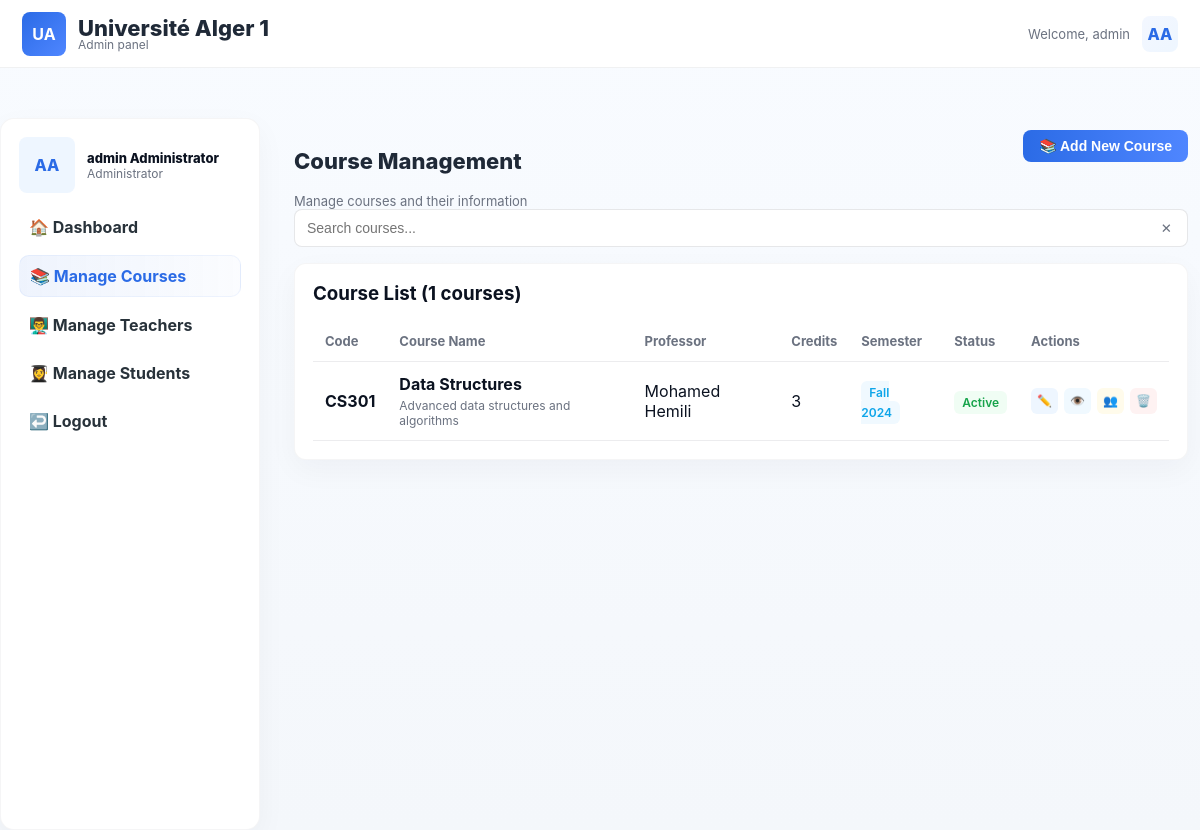
The page /admin/courses.php (signed in) on the database its author committed.
### tables this page shows
CREATE TABLE `courses` (
  `id` int(11) NOT NULL,
  `course_code` varchar(20) NOT NULL,
  `course_name` varchar(100) NOT NULL,
  `description` text DEFAULT NULL,
  `credits` int(11) DEFAULT 3,
  `teacher_id` int(11) DEFAULT NULL,
  `semester` varchar(50) DEFAULT 'Fall 2024',
  `max_students` int(11) DEFAULT 30,
  `is_active` tinyint(1) DEFAULT 1,
  `created_at` timestamp NOT NULL DEFAULT current_timestamp()
);

### config.php (called while the page is built, shortened)
<?php
require_once 'db.php';
try {
    $pdo = new PDO("mysql:host=" . DB_HOST . ";dbname=" . DB_NAME . ";charset=utf8mb4", DB_USER, DB_PASS);
    $pdo->setAttribute(PDO::ATTR_ERRMODE, PDO::ERRMODE_EXCEPTION);
    $pdo->setAttribute(PDO::ATTR_DEFAULT_FETCH_MODE, PDO::FETCH_ASSOC);
    $db_functions = new DBFunctions($pdo);
} catch (PDOException $e) {
    die("Database connection failed: " . $e->getMessage());
}
?>

### db.php (called while the page is built, shortened)
<?php
class DBFunctions {
    private $db;
    public function __construct($pdo) {
        $this->db = $pdo;
    }
    public function getAllCourses() {
        try {
            $stmt = $this->db->query("
                SELECT c.*,
                       u.first_name,
                       u.last_name,
                       CONCAT(u.first_name, ' ', u.last_name) as professor_name
                FROM courses c
                LEFT JOIN users u ON c.teacher_id = u.id
                ORDER BY c.created_at DESC
            ");
            return $stmt->fetchAll(PDO::FETCH_ASSOC);
        } catch (PDOException $e) {
            error_log("Error getting courses: " . $e->getMessage());
            return [];
        }
    }
}
?>

### admin/courses.php (the view, shortened to what this page needs)
<?php
require_once '../config.php';
$courses = $db_functions->getAllCourses();
?>
<!DOCTYPE html>
<html lang="en">
<head>
</head>
<body>
    <header class="topbar" role="banner">
        <div style="display:flex;align-items:center;">
            <div class="mark">UA</div>
            <div class="brand-text">
                <div class="title">Université Alger 1</div>
                <div style="font-size:12px;color:var(--muted)">Admin panel</div>
            </div>
        </div>
        <div class="user-actions" role="navigation" aria-label="User">
            <div class="username">Welcome, <?php echo htmlspecialchars($_SESSION['first_name']); ?></div>
            <div style="width:36px;height:36px;border-radius:8px;background:linear-gradient(135deg,#f3f7ff,#eef6ff);display:flex;align-items:center;justify-content:center;color:var(--brand);font-weight:800">
                <?php echo strtoupper(substr($_SESSION['first_name'], 0, 1) . substr($_SESSION['last_name'], 0, 1)); ?>
            </div>
        </div>
    </header>
    <main class="layout" role="main">
        <aside class="sidebar" aria-label="Main navigation">
            <div class="profile">
                <div class="avatar">
                    <?php echo strtoupper(substr($_SESSION['first_name'], 0, 1) . substr($_SESSION['last_name'], 0, 1)); ?>
                </div>
                <div class="pmeta">
                    <div class="name"><?php echo htmlspecialchars($_SESSION['first_name'] . ' ' . $_SESSION['last_name']); ?></div>
                    <div class="role">Administrator</div>
                </div>
            </div>
            <nav class="nav" aria-label="Primary">
                <a href="dashboard.php">🏠 Dashboard</a>
                <a href="courses.php" class="active">📚 Manage Courses</a>
                <a href="teachers.php">👨‍🏫 Manage Teachers</a>
                <a href="students.php">👩‍🎓 Manage Students</a>
                <a href="../logout.php" class="logout">↩️ Logout</a>
            </nav>
        </aside>
        <section class="content" aria-labelledby="courses-title">
            <div class="page-head">
                <div>
                    <h1 id="courses-title" class="title">Course Management</h1>
                    <div class="subtitle">Manage courses and their information</div>
                </div>
                <button class="btn primary" onclick="openAddCourseModal()">
                    📚 Add New Course
                </button>
            </div>
            <div class="search-box">
                <input type="text" class="search-input" placeholder="Search courses..." id="searchCourses">
                <button class="search-clear" onclick="clearSearch()">✕</button>
            </div>
            <div class="card">
                <h3 style="margin:0 0 16px 0">Course List (<?php echo count($courses); ?> courses)</h3>
                <div class="table-responsive">
                    <table class="table" id="coursesTable">
                        <thead>
                            <tr>
                                <th>Code</th>
                                <th>Course Name</th>
                                <th>Professor</th>
                                <th>Credits</th>
                                <th>Semester</th>
                                <th>Status</th>
                                <th>Actions</th>
                            </tr>
                        </thead>
                        <tbody>
                            <?php if (empty($courses)): ?>
                                <tr>
                                    <td colspan="7" style="text-align: center; color: var(--muted);">
                                        No courses found. Add your first course!
                                    </td>
                                </tr>
                            <?php else: ?>
                                <?php foreach ($courses as $course): ?>
                                    <tr>
                                        <td><strong><?php echo htmlspecialchars($course['course_code']); ?></strong></td>
                                        <td>
                                            <strong><?php echo htmlspecialchars($course['course_name']); ?></strong>
                                            <?php if (!empty($course['description'])): ?>
                                                <div class="course-description"><?php echo htmlspecialchars($course['description']); ?></div>
                                            <?php endif; ?>
                                        </td>
                                        <td><?php echo htmlspecialchars($course['professor_name'] ?? 'Not assigned'); ?></td>
                                        <td><?php echo htmlspecialchars($course['credits']); ?></td>
                                        <td><span class="badge info"><?php echo htmlspecialchars($course['semester']); ?></span></td>
                                        <td>
                                            <span class="badge <?php echo ($course['is_active'] ? 'success' : 'error'); ?>">
                                                <?php echo ($course['is_active'] ? 'Active' : 'Inactive'); ?>
                                            </span>
                                        </td>
                                        <td>
                                            <div class="actions">
                                                <button class="action-btn edit" onclick="editCourse(<?php echo $course['id']; ?>)">✏️</button>
                                                <button class="action-btn view" onclick="viewCourse(<?php echo $course['id']; ?>)">👁️</button>
                                                <button class="action-btn groups" onclick="manageGroups(<?php echo $course['id']; ?>)">👥</button>
                                                <form method="POST" style="display: inline;" onsubmit="return confirm('Are you sure you want to delete this course? This action cannot be undone.')">
                                                    <button type="submit" class="action-btn delete">🗑️</button>
                                                </form>
                                            </div>
                                        </td>
                                    </tr>
                                <?php endforeach; ?>
                            <?php endif; ?>
                        </tbody>
                    </table>
                </div>
            </div>
        </section>
    </main>
</body>
</html>

### admin/courses.php (style rules this page uses)
:root { --brand:#2b6be6; --accent:#4f86ff; --bg:#f4f7fb; --panel:#fff; --muted:#6b7280; --glass:rgba(15,23,42,0.04); --success: #16a34a; --error: #ef4444; font-family: Inter, system-ui, -apple-system, "Segoe UI", Roboto, Arial, sans-serif; }
* { box-sizing:border-box }
html,body { height:100%;margin:0;background:linear-gradient(180deg,#f8fbff 0%,var(--bg) 100%);color:#0b1220 }
.topbar { position:fixed;left:0;right:0;top:0;height:68px;background:#fff;display:flex;align-items:center;padding:0 22px;border-bottom:1px solid rgba(11,18,32,0.06);z-index:40 }
.mark { width:44px;height:44px;border-radius:8px;background:linear-gradient(135deg,var(--brand),var(--accent));display:flex;align-items:center;justify-content:center;color:#fff;font-weight:700;font-size:16px;margin-right:12px }
.brand-text { font-size:14px;line-height:1 }
.brand-text .title { font-weight:800 }
.topbar .user-actions { margin-left:auto;display:flex;gap:12px;align-items:center }
.topbar .username { font-size:13px;color:var(--muted) }
.layout { display:flex;padding-top:88px;max-width:1400px;margin:30px auto;gap:22px }
.sidebar { width:260px;background:var(--panel);border-radius:14px;padding:18px;border:1px solid var(--glass);box-shadow:0 10px 30px rgba(15,23,42,0.04);height:calc(100vh - 88px);position:sticky;top:88px }
.profile { display:flex;gap:12px;align-items:center;margin-bottom:12px }
.avatar { width:56px;height:56px;border-radius:8px;background:#eef6ff;color:var(--brand);display:flex;align-items:center;justify-content:center;font-weight:800 }
.pmeta { font-size:13px }
.pmeta .name { font-weight:800 }
.pmeta .role { font-size:12px;color:var(--muted) }
.nav { margin-top:14px;display:flex;flex-direction:column;gap:8px }
.nav a { display:flex;align-items:center;gap:10px;padding:10px;border-radius:10px;color:#28323a;text-decoration:none;font-weight:700 }
.nav a.active { background:linear-gradient(90deg,rgba(43,107,230,0.08),rgba(43,107,230,0.02));border:1px solid rgba(43,107,230,0.06);color:var(--brand) }
.content { flex:1;padding:12px }
.page-head { display:flex;justify-content:space-between;align-items:flex-start;gap:12px }
.title { font-size:22px;font-weight:800;color:#1f2937 }
.subtitle { font-size:13px;color:var(--muted);margin-top:6px }
.card { background:var(--panel);padding:18px;border-radius:12px;border:1px solid var(--glass);box-shadow:0 10px 30px rgba(15,23,42,0.04);margin-bottom:16px }
.btn { padding:8px 16px;border-radius:8px;border:0;cursor:pointer;font-weight:700;font-size:14px }
.btn.primary { background:linear-gradient(90deg,var(--brand),var(--accent));color:#fff }
.table-responsive { overflow-x:auto;margin-top:16px }
.table { width:100%;border-collapse:collapse }
.table th,.table td { padding:12px;text-align:left;border-bottom:1px solid rgba(15,23,42,0.08) }
.table th { font-weight:700;color:var(--muted);font-size:13px }
.badge { padding:4px 8px;border-radius:6px;font-size:12px;font-weight:600 }
.badge.info { background:#f0f9ff;color:#0ea5e9 }
.badge.success { background:#f0fdf4;color:var(--success) }
.search-box { position:relative;margin-bottom:16px }
.search-input { width:100%;padding:10px 40px 10px 12px;border:1px solid rgba(15,23,42,0.1);border-radius:8px;font-size:14px }
.search-clear { position:absolute;right:10px;top:50%;transform:translateY(-50%);background:none;border:none;cursor:pointer;color:var(--muted) }
.actions { display:flex;gap:6px }
.action-btn { padding:6px;border:none;border-radius:6px;cursor:pointer;font-size:12px }
.action-btn.edit { background:#eef6ff;color:var(--brand) }
.action-btn.view { background:#f0f9ff;color:#0ea5e9 }
.action-btn.groups { background:#fffbeb;color:#f59e0b }
.action-btn.delete { background:#fef2f2;color:var(--error) }
.course-description { font-size:12px;color:var(--muted);margin-top:4px }

### rows shown on the page
courses: course_code "CS301", course_name "Data Structures", description "Advanced data structures and algorithms", professor_name "Mohamed Hemili", credits "3", semester "Fall 2024", is_active "Active"

### other values the page prints
$_SESSION['first_name'] "admin"
$_SESSION['first_name'] . ' ' . $_SESSION['last_name'] "admin Administrator"
count($courses) "1"
